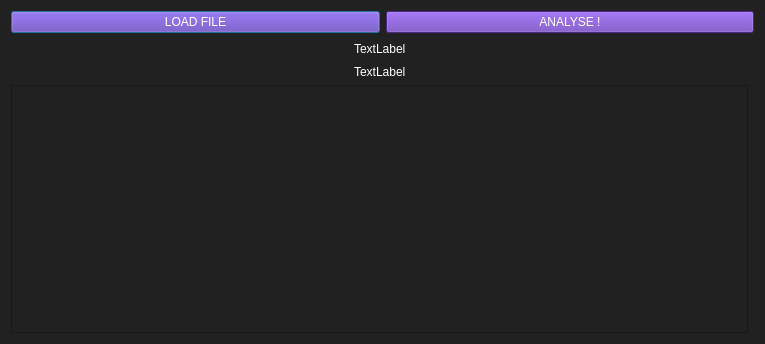
<?xml version="1.0" encoding="UTF-8"?>
<ui version="4.0">
 <class>processanalyser</class>
 <widget class="QDialog" name="processanalyser">
  <property name="geometry">
   <rect>
    <x>0</x>
    <y>0</y>
    <width>765</width>
    <height>344</height>
   </rect>
  </property>
  <property name="windowTitle">
   <string>Dialog</string>
  </property>
  <property name="styleSheet">
   <string notr="true">background-color: #212121;
color: white;</string>
  </property>
  <layout class="QGridLayout" name="gridLayout">
   <item row="0" column="0" colspan="2">
    <layout class="QGridLayout" name="gridLayout_2">
     <item row="0" column="0">
      <widget class="QPushButton" name="pushButton">
       <property name="styleSheet">
        <string notr="true">background-color: #673AB7;
color: white;</string>
       </property>
       <property name="text">
        <string>LOAD FILE</string>
       </property>
      </widget>
     </item>
     <item row="0" column="1">
      <widget class="QPushButton" name="pushButton_2">
       <property name="styleSheet">
        <string notr="true">background-color: #673AB7;
color: white;</string>
       </property>
       <property name="text">
        <string>ANALYSE !</string>
       </property>
      </widget>
     </item>
    </layout>
   </item>
   <item row="1" column="0">
    <layout class="QGridLayout" name="gridLayout_3">
     <item row="0" column="0">
      <spacer name="horizontalSpacer">
       <property name="orientation">
        <enum>Qt::Horizontal</enum>
       </property>
       <property name="sizeHint" stdset="0">
        <size>
         <width>40</width>
         <height>20</height>
        </size>
       </property>
      </spacer>
     </item>
     <item row="2" column="0" colspan="3">
      <widget class="QListWidget" name="listWidget"/>
     </item>
     <item row="0" column="2">
      <spacer name="horizontalSpacer_2">
       <property name="orientation">
        <enum>Qt::Horizontal</enum>
       </property>
       <property name="sizeHint" stdset="0">
        <size>
         <width>40</width>
         <height>20</height>
        </size>
       </property>
      </spacer>
     </item>
     <item row="0" column="1">
      <widget class="QLabel" name="label">
       <property name="text">
        <string>TextLabel</string>
       </property>
      </widget>
     </item>
     <item row="1" column="1">
      <widget class="QLabel" name="label_2">
       <property name="text">
        <string>TextLabel</string>
       </property>
      </widget>
     </item>
    </layout>
   </item>
  </layout>
 </widget>
 <resources/>
 <connections/>
</ui>
